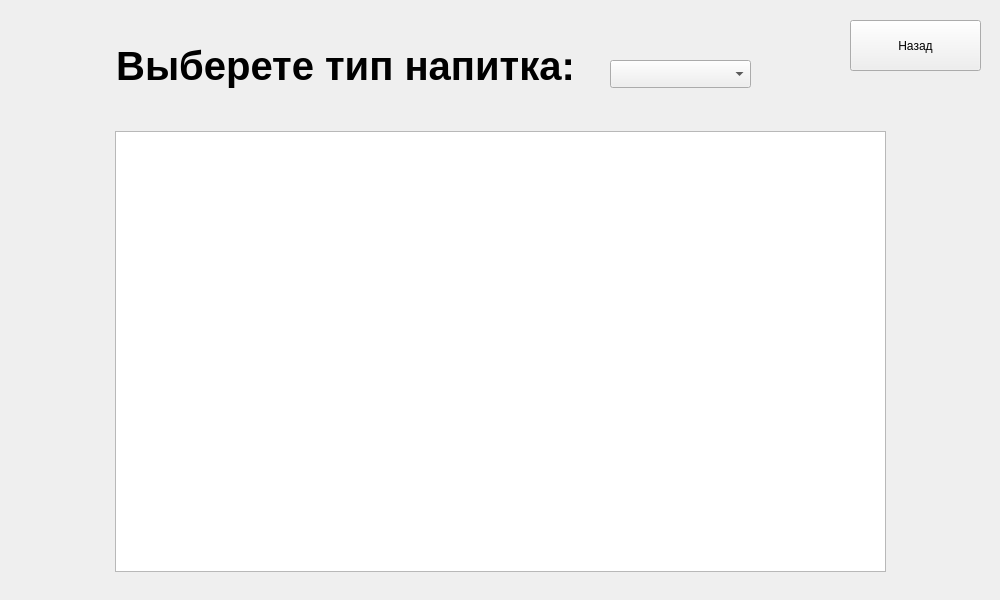
<?xml version="1.0" encoding="UTF-8"?>
<ui version="4.0">
 <class>drinkTypeWidget</class>
 <widget class="QWidget" name="drinkTypeWidget">
  <property name="geometry">
   <rect>
    <x>0</x>
    <y>0</y>
    <width>1000</width>
    <height>600</height>
   </rect>
  </property>
  <property name="windowTitle">
   <string>Form</string>
  </property>
  <widget class="QLabel" name="label">
   <property name="geometry">
    <rect>
     <x>110</x>
     <y>40</y>
     <width>471</width>
     <height>51</height>
    </rect>
   </property>
   <property name="font">
    <font>
     <pointsize>30</pointsize>
     <weight>75</weight>
     <bold>true</bold>
    </font>
   </property>
   <property name="text">
    <string>Выберете тип напитка:</string>
   </property>
   <property name="alignment">
    <set>Qt::AlignCenter</set>
   </property>
  </widget>
  <widget class="QTableWidget" name="tableWidget">
   <property name="geometry">
    <rect>
     <x>115</x>
     <y>131</y>
     <width>771</width>
     <height>441</height>
    </rect>
   </property>
  </widget>
  <widget class="QPushButton" name="pushButton">
   <property name="geometry">
    <rect>
     <x>850</x>
     <y>20</y>
     <width>131</width>
     <height>51</height>
    </rect>
   </property>
   <property name="text">
    <string>Назад</string>
   </property>
  </widget>
  <widget class="QComboBox" name="comboBox">
   <property name="geometry">
    <rect>
     <x>610</x>
     <y>60</y>
     <width>141</width>
     <height>28</height>
    </rect>
   </property>
  </widget>
 </widget>
 <resources/>
 <connections>
  <connection>
   <sender>pushButton</sender>
   <signal>clicked()</signal>
   <receiver>drinkTypeWidget</receiver>
   <slot>switchToRoot()</slot>
   <hints>
    <hint type="sourcelabel">
     <x>920</x>
     <y>509</y>
    </hint>
    <hint type="destinationlabel">
     <x>901</x>
     <y>407</y>
    </hint>
   </hints>
  </connection>
  <connection>
   <sender>comboBox</sender>
   <signal>currentIndexChanged(int)</signal>
   <receiver>drinkTypeWidget</receiver>
   <slot>getDrinksByType(int)</slot>
   <hints>
    <hint type="sourcelabel">
     <x>743</x>
     <y>71</y>
    </hint>
    <hint type="destinationlabel">
     <x>754</x>
     <y>105</y>
    </hint>
   </hints>
  </connection>
 </connections>
 <slots>
  <slot>switchToRoot()</slot>
  <slot>getDrinksByType(int)</slot>
 </slots>
</ui>
